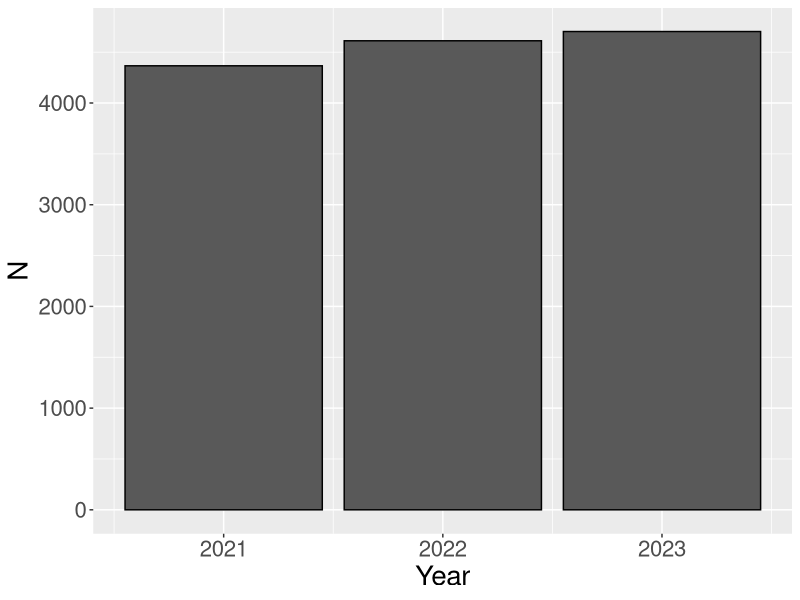
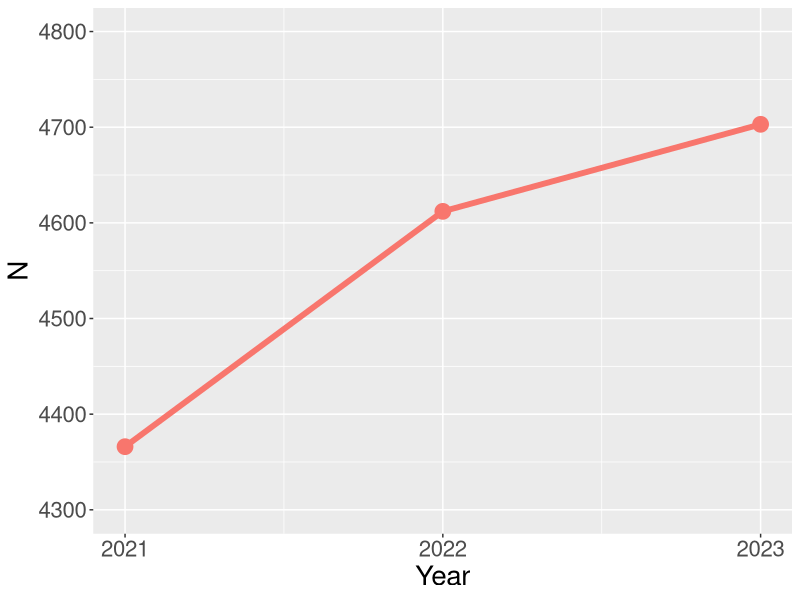
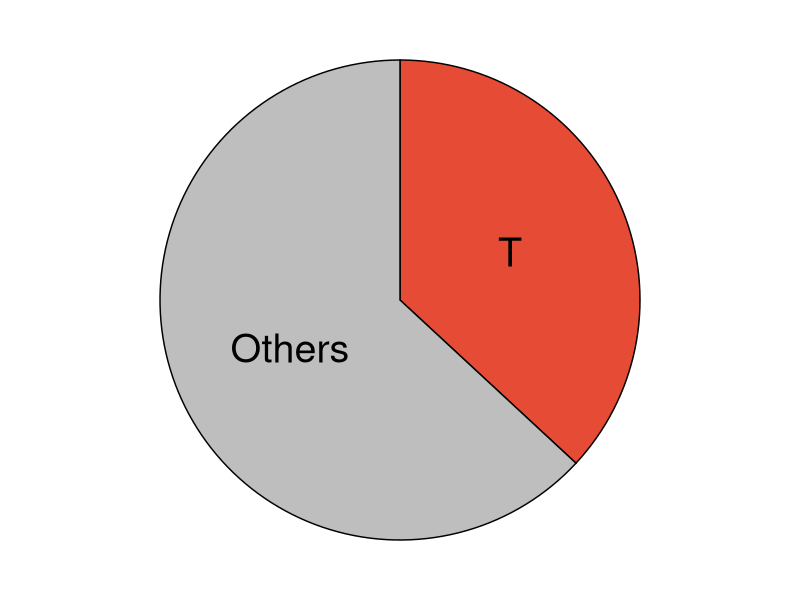
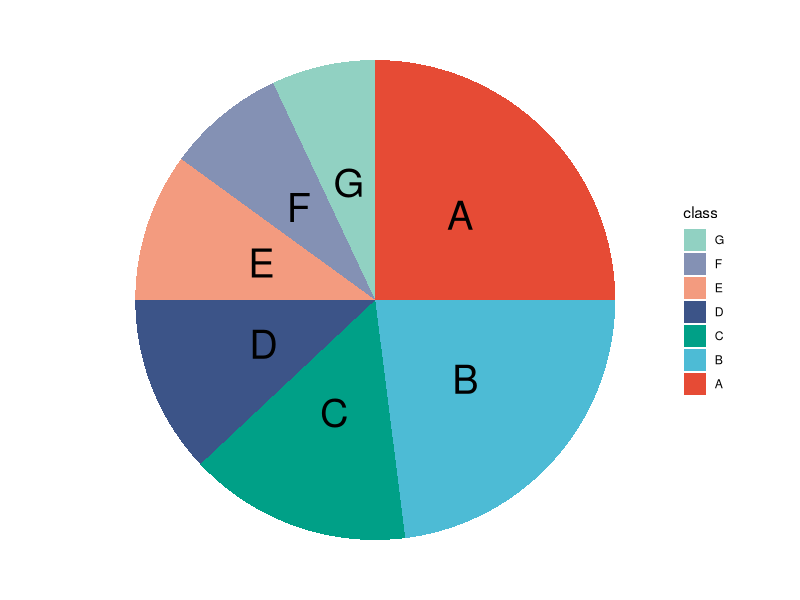
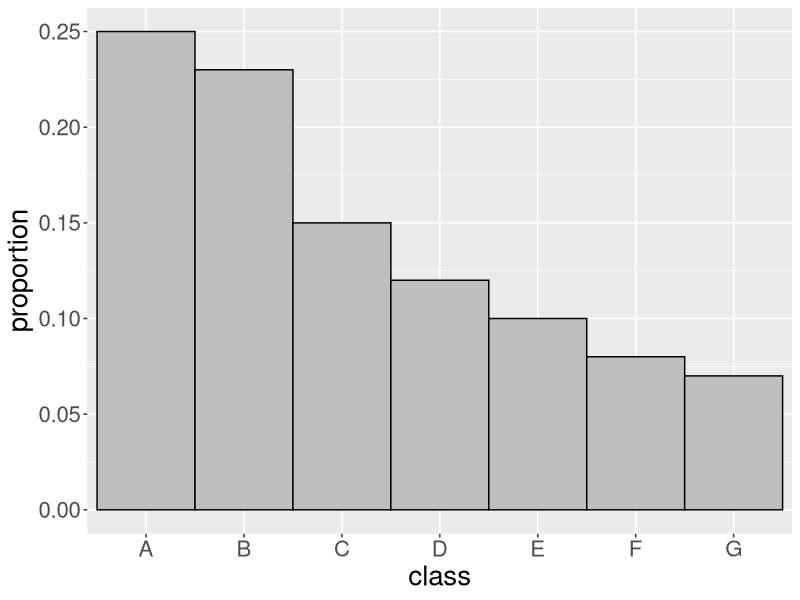
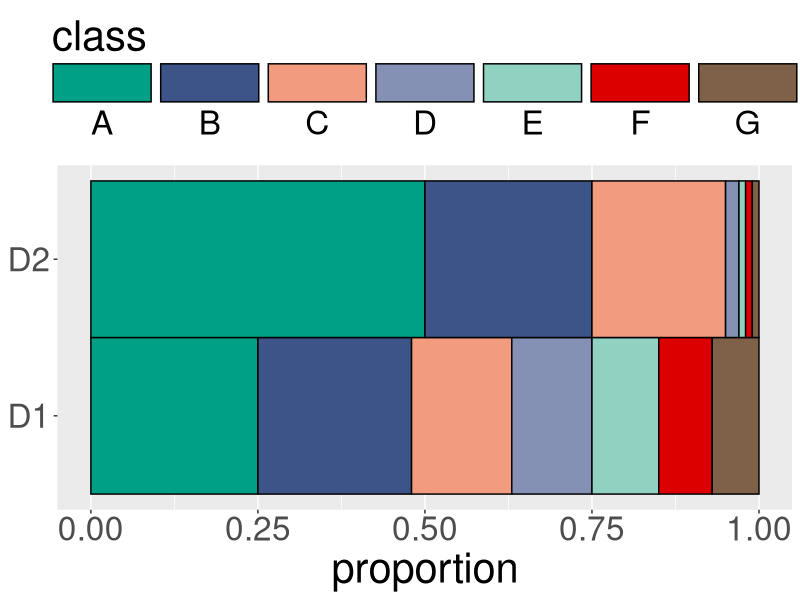
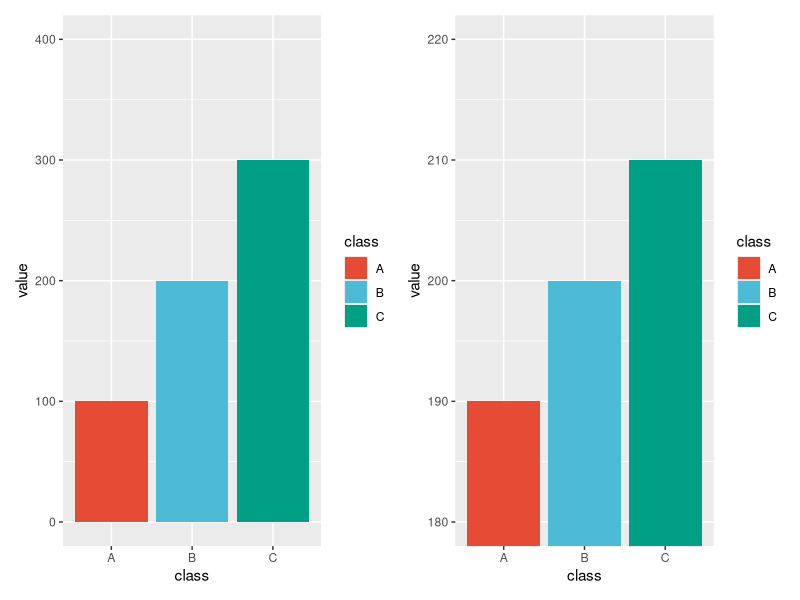
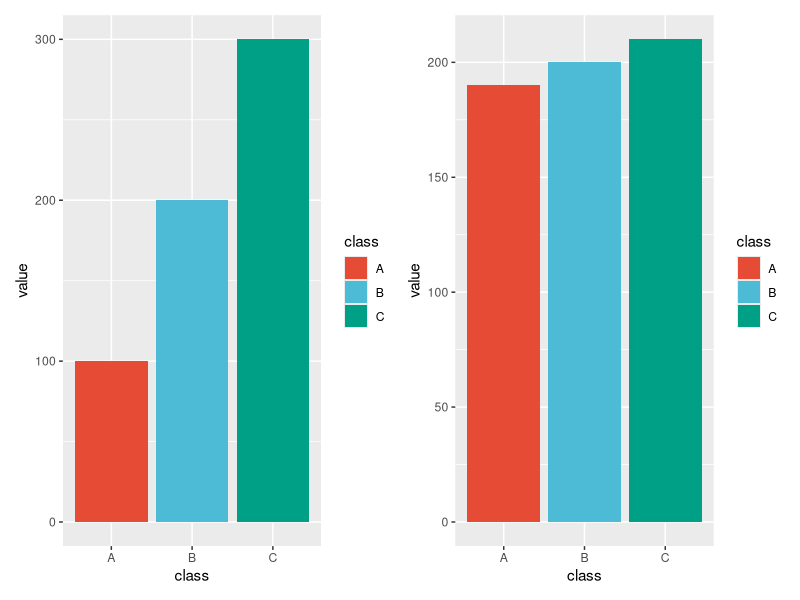

Here is the R script that generated these plots, in order:
## ---- chunk 1
library(tidyverse)
library(ggsci)
library(patchwork)
knitr::opts_chunk$set(echo = TRUE)
## ---- chunk 2
cols <- pal_npg("nrc", alpha = 1)(9)
## ---- chunk 3
# データ
d <- tibble(Year = c(2021, 2022, 2023),
            N = c(4366, 4612, 4703))

# 棒グラフプロット
ggplot(data = d, aes(x = Year, y = N)) +
  # 文字サイズ変更
  theme(text = element_text(size = 20),
        # 凡例なし
        legend.position = "none") +
  # 棒グラフ
  geom_bar(stat = "identity", color = "black") +
  # カラーパレットはNatureっぽいやつ
  scale_fill_npg()

# 折れ線グラフプロット
ggplot(data = d, aes(x = Year, y = N, color = "")) +
  # 文字サイズ変更
  theme(text = element_text(size = 20),
        # 凡例なし
        legend.position = "none") +
  scale_x_continuous(breaks = c(2021, 2022, 2023)) +
  geom_point(size = 5) +
  geom_line(size = 2) + 
  ylim(4300, 4800)
  # y軸の範囲を180-220に制限する
  # coord_cartesian(ylim = c(4000, 4800)) +
  # カラーパレットはNatureっぽいやつ
  scale_fill_npg()
## ---- chunk 4
# カラー
C <- c(cols[1], "gray")

# データ
p_t <- 0.369
d_pie <- tibble(class = c("T", "Others"),
                p = c(p_t, 1-p_t),
                position = cumsum(p) - p/2)

# 円グラフプロット
ggplot(data = d_pie, aes(x = "", y = p, fill = class)) +
  # 文字サイズ変更
  theme(text = element_text(size  = 40),
        # 凡例なし
        legend.position = "none") +
  # 塗りつぶしカラー指定
  scale_fill_manual(values = c("gray", cols[1]), drop = FALSE) +
  # 棒グラフ
  geom_bar(stat = "identity", width = 1, fill = C, color = "black") +
  # 棒グラフを円グラフへ変換
  coord_polar("y", start = 0) +
  # 円グラフに文字入れる
  geom_text(aes(y = position, label = class), size = 10, color = "black") + 
  # 目盛りなし
  theme_void()
## ---- chunk 5
# カラー
C <- cols[1:7]

# 円グラフの色を時計回りにつける工夫、もっといいやり方あるはず
class = factor(c("A", "B", "C", "D", "E", "F", "G"), levels = c("G", "F", "E", "D", "C", "B", "A"))

# データ
d_pie <- tibble(class = class,
                p = c(0.25, 0.23, 0.15, 0.12, 0.10, 0.08, 0.07),
                position = cumsum(p) - p/2)

# 円グラフプロット
ggplot(data = d_pie, aes(x = "", y = p, fill = class)) +
  # 文字サイズ変更
  theme(text = element_text(size  = 20),
        # 凡例なし
        legend.position = "none") +
  # 塗りつぶしカラー
  scale_fill_manual(values = rev(C), drop = FALSE) +
  # 棒グラフ
  geom_bar(stat = "identity", width = 1) +
  # 棒グラフを円グラフに変換
  coord_polar("y", start = 0) +
  # 円グラフに文字入れる
  geom_text(aes(y = position, label = class), size = 10, color = "black") + 
  # 目盛りなし
  theme_void()
## ---- chunk 6
# データ
d_pie <- tibble(class = c("A", "B", "C", "D", "E", "F", "G"),
                proportion = c(0.25, 0.23, 0.15, 0.12, 0.10, 0.08, 0.07))

# プロット
ggplot(data = d_pie, aes(x = class, y = proportion, fill = class)) +
  # 文字サイズ変更
  theme(text = element_text(size  = 20)) +
  # 棒グラフ
  geom_bar(stat = "identity", width = 1, fill = "gray", color = "black")
## ---- chunk 7
# データ
d1 <- tibble(ID = "D1",
             class = factor(c("A", "B", "C", "D", "E", "F", "G"), levels = c("G", "F", "E", "D", "C", "B", "A")),
             p = c(0.25, 0.23, 0.15, 0.12, 0.10, 0.08, 0.07))
d2 <- tibble(ID = "D2",
             class = factor(c("A", "B", "C", "D", "E", "F", "G"), levels = c("G", "F", "E", "D", "C", "B", "A")),
             p = c(0.5, 0.25, 0.20, 0.02, 0.01, 0.01, 0.01))

# データを行方向に結合する
d_pie <- bind_rows(d1, d2)

# プロット
ggplot(data = d_pie, aes(x = ID, y = p, fill = class)) +
  # 凡例の設定(タイトルは上、ラベルは下など)
  guides(fill = guide_legend(reverse = TRUE,
                             title.position = "top",
                             label.position = "bottom",
                             keywidth = 5,
                             keyheight = 2,
                             nrow = 1,)) +
  # x, y軸ラベルなし
  labs(x = NULL, y = "proportion") + 
  # 文字サイズ変更
  theme(text = element_text(size  = 30),
        # y軸グリッドなし
        panel.grid.major.y = element_blank(),
        # 凡例は図の上
        legend.position = "top") +
  # 塗りつぶしカラー
  scale_fill_manual(values = rev(cols), drop = FALSE) +
  # 棒グラフ
  geom_bar(stat = "identity", width = 1, color = "black") +
  # x軸とy軸を反転させる(横向き棒グラフ)
  coord_flip()
## ---- chunk 8
# データ
d1 <- tibble(class = c("A", "B", "C"),
             value = c(100, 200, 300))
d2 <- tibble(class = c("A", "B", "C"),
             value = c(190, 200, 210))

g1 <- ggplot(data = d1, aes(x = class, y = value, fill = class)) +
  scale_y_continuous(breaks = c(0, 100, 200, 300, 400), limits = c(0, 400)) +
  geom_bar(stat = "identity") +
  scale_fill_npg()

g2 <- ggplot(data = d2, aes(x = class, y = value, fill = class)) +
  coord_cartesian(ylim = c(180, 220)) +
  geom_bar(stat = "identity") +
  scale_fill_npg()

g1 + g2 + plot_layout(ncol = 2)
## ---- chunk 9
# データ
d1 <- tibble(class = c("A", "B", "C"),
             value = c(100, 200, 300))
d2 <- tibble(class = c("A", "B", "C"),
             value = c(190, 200, 210))

g1 <- ggplot(data = d1, aes(x = class, y = value, fill = class)) +
  # scale_y_continuous(breaks = c(0, 100, 200, 300, 400), limits = c(0, 400)) +
  geom_bar(stat = "identity") +
  scale_fill_npg()

g2 <- ggplot(data = d2, aes(x = class, y = value, fill = class)) +
  # coord_cartesian(ylim = c(180, 220)) +
  geom_bar(stat = "identity") +
  scale_fill_npg()

g1 + g2 + plot_layout(ncol = 2)
